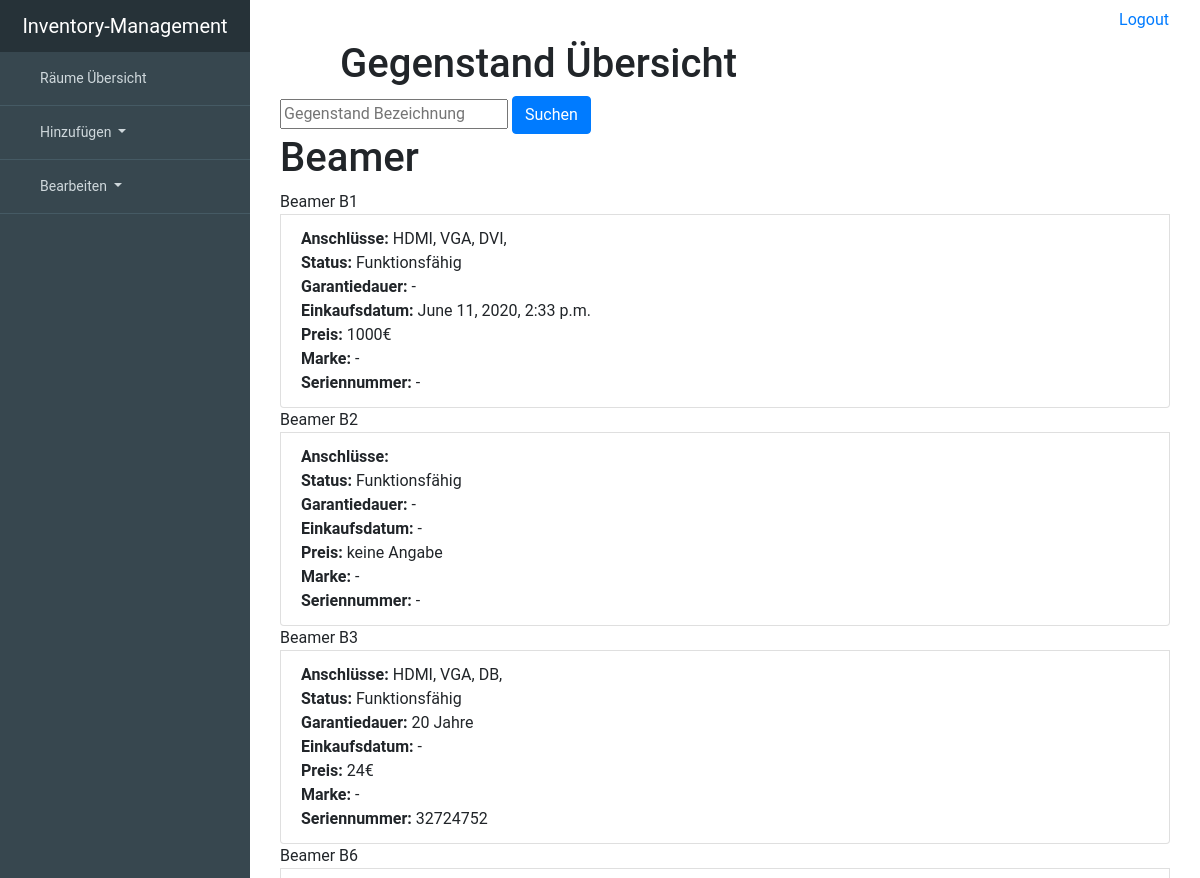
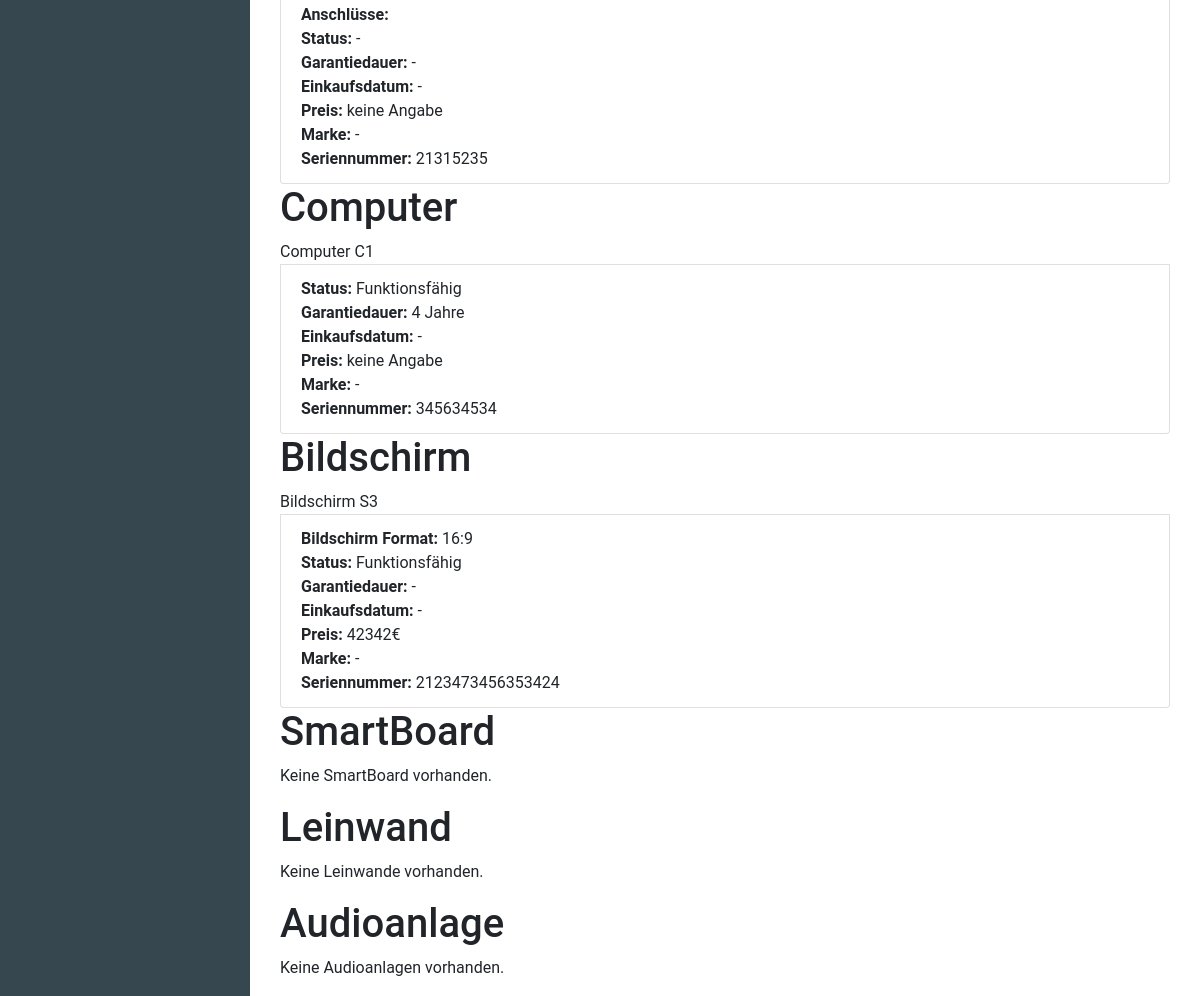
The app's page /device/all, older data (2 pictures, top to bottom).
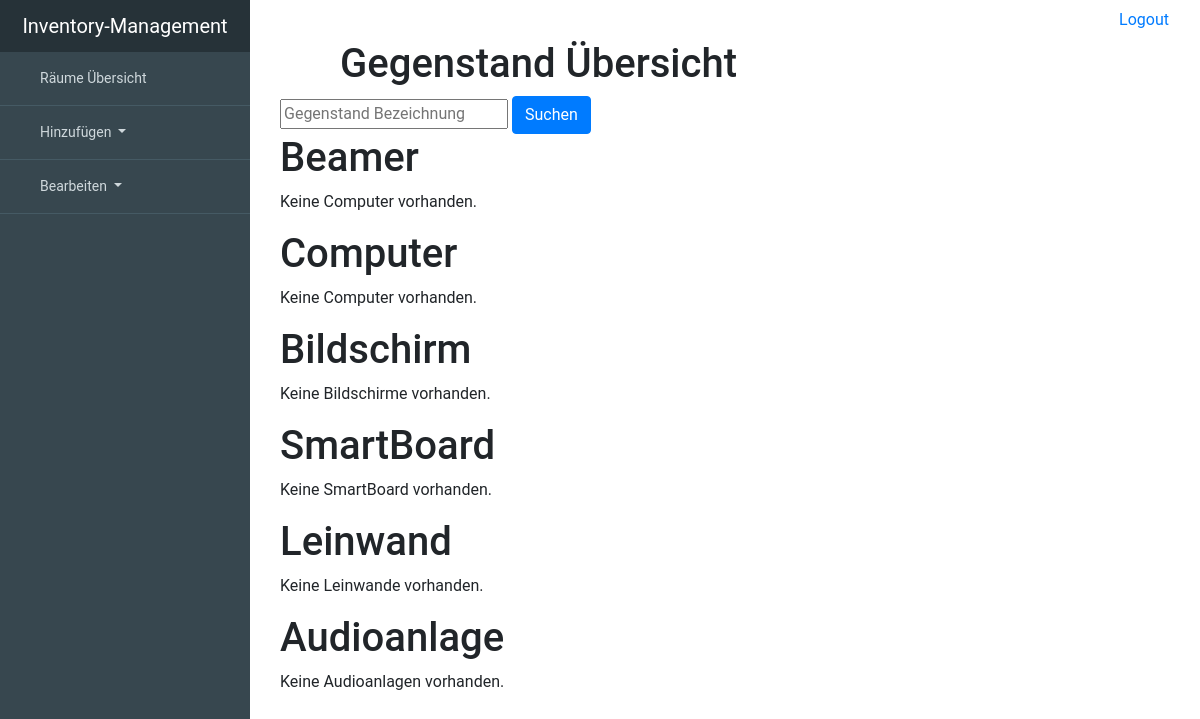
The same page, newer data.
### inventory_managementsentials/models.py (models this page shows, shortened)
class Device(models.Model):
    room = models.ForeignKey('Room', null=True, blank=True, on_delete=models.SET_NULL)
    description = models.CharField(max_length=99, unique=True, primary_key=True)
    working = 'working'
    broken = 'broken'
    status_choice = [(working, "working"), (broken, "broken")]
    status = models.CharField(choices=status_choice, max_length=7, blank=True, null=True)
    serialnumber = models.CharField(max_length=99, blank=True, null=True)
    warranty_period = models.IntegerField(blank=True, null=True)
    date_of_purchase = models.DateTimeField(blank=True, null=True)
    price = models.IntegerField(blank=True, null=True)
    brand = models.ForeignKey(Brand, on_delete=models.SET_NULL, blank=True, null=True)
    class Meta:
        abstract = True

class Beamer(Device):
    HDMI = models.BooleanField(blank=True, null=True)
    VGA = models.BooleanField(blank=True, null=True)
    DVI = models.BooleanField(blank=True, null=True)
    DB = models.BooleanField(blank=True, null=True)
    USBTypeC = models.BooleanField(blank=True, null=True)
    class Meta:
        verbose_name = "Beamer"
        verbose_name_plural = "Beamers"

class Computer(Device):
    class Meta:
        verbose_name = "Computer"
        verbose_name_plural = "Computers"

class Screen(Device):
    format43 = '4:3'
    format169 = '16:9'
    format1610 = '16:10'
    format219 = '21:9'
    screen_format_choice = [(format43, '4:3'), (format169, '16:9'), (format1610, '16:10'),
                            (format219, '21:9')]
    screen_format = models.CharField(choices=screen_format_choice, max_length=5, blank=True, null=True)
    class Meta:
        verbose_name = "Screen"
        verbose_name_plural = "Screens"

### inventory_managementsentials/views.py (the view, shortened to what this page needs)
# urls.py: url(r'^device/all$', views.DeviceView.as_view(), name='DeviceView'),
class DeviceView(generic.ListView):
    template_name = 'inventory_managementsentials/all/all_device.html'
    def get_queryset(self):
        return None
    def get_context_data(self, *, object_list=None,  **kwargs, ):
        context = super().get_context_data(**kwargs)
        context['beamer_list'] = Beamer.objects.order_by('description')
        context['computer_list'] = Computer.objects.order_by('description')
        context['screen_list'] = Screen.objects.order_by('description')
        context['smartboard_list'] = SmartBoard.objects.order_by('description')
        context['canvas_list'] = Canvas.objects.order_by('description')
        context['speakerset_list'] = SpeakerSet.objects.order_by('description')
        filter_description = self.request.GET.get('description', None)
        return context

### inventory_managementsentials/templates/inventory_managementsentials/all/all_device.html (shortened to what this page needs)
{% extends "inventory_managementsentials/base.html" %}
{% block content %}
    <div class="container">
        <header>
            <div class="editor-indent" style="margin-left: 20px; padding: 0 0 0 40px; margin-right: 50px">
                <div class="inner">
                    <h1>Gegenstand Übersicht </h1>
                </div>
            </div>
        </header>
        <form method="GET" action="/device/all">
                <input type="text" name="description" placeholder='Gegenstand Bezeichnung'>
                <button type="submit" class="btn btn-primary">Suchen</button>
            </form>
        <div class="whatever_else_you_need">
            <h1>Beamer</h1>
            {% if beamer_list %}
                {% for beamer in beamer_list %}
                    <div class="list-group">
                        <a class="list-group-itemlist-group-item-action active">Beamer {{ beamer.description }}</a>
                        <a class="list-group-item list-group-item-action"><strong>Anschlüsse:</strong>
                            {% if beamer.HDMI %}HDMI,{% endif %}
                            {% if beamer.VGA %}VGA,{% endif %}
                            {% if beamer.DVI %}DVI,{% endif %}
                            {% if beamer.DB %}DB,{% endif %}
                            {% if beamer.USBTypeC %}USBTypeC,{% endif %}<br>
                            <strong>Status:</strong>
                        {% if beamer.status == 'working' %}
                            Funktionsfähig
                        {% elif beamer.status == 'broken' %}
                            <strong>Defekt</strong>
                        {% else %}
                            -
                        {% endif %}<br>
                            <strong>Garantiedauer:</strong>
                        {% if beamer.warranty_period %}
                            {{ beamer.warranty_period }} Jahre
                        {% else %}
                            -
                        {% endif %}
                        <br>
                            <strong>Einkaufsdatum:</strong> {{ beamer.date_of_purchase|default_if_none:'-' }}<br>
                            <strong>Preis:</strong>
                        {% if beamer.price %}
                            {{ beamer.price}}€
                        {% else %}
                            keine Angabe
                        {% endif %}
                        <br>
                            <strong>Marke:</strong> {{ beamer.brand|default_if_none:'-'}}<br>
                            <strong>Seriennummer: </strong> {{ beamer.serialnumber|default_if_none:'-'}}<br>
                        </a>
                    </div>
                {% endfor %}
            {% else %}
                <p>Keine Computer vorhanden.</p>
            {% endif %}
        </div>
        <div class="whatever_else_you_need">
            <h1>Computer</h1>
            {% if computer_list %}
                {% for computer in computer_list %}
                    <div class="list-group">
                        <a class="list-group-itemlist-group-item-action active">Computer {{ computer.description }}</a>
                         <a class="list-group-item list-group-item-action">   <strong>Status:</strong>
                        {% if computer.status == 'working' %}
                            Funktionsfähig
                        {% elif computer.status == 'broken' %}
                            <strong>Defekt</strong>
                        {% else %}
                            -
                        {% endif %}<br>
                            <strong>Garantiedauer:</strong>
                        {% if computer.warranty_period %}
                            {{ computer.warranty_period }} Jahre
                        {% else %}
                            -
                        {% endif %}
                        <br>
                            <strong>Einkaufsdatum:</strong> {{ computer.date_of_purchase|default_if_none:'-' }}<br>
                            <strong>Preis:</strong>
                        {% if computer.price %}
                            {{ computer.price}}€
                        {% else %}
                            keine Angabe
                        {% endif %}
                        <br>
                            <strong>Marke:</strong> {{ computer.brand|default_if_none:'-'}}<br>
                            <strong>Seriennummer: </strong> {{ computer.serialnumber|default_if_none:'-'}}<br>
                        </a>
                    </div>
                {% endfor %}
            {% else %}
                <p>Keine Computer vorhanden.</p>
            {% endif %}
        </div>
        <div class="whatever_else_you_need">
            <h1>Bildschirm</h1>
                {% if screen_list %}
                    {% for screen in screen_list %}
                        <div class="list-group">
                            <a class="list-group-itemlist-group-item-action active">Bildschirm {{ screen.description }}</a>
                            <a class="list-group-item list-group-item-action"><strong>Bildschirm Format:</strong>
                                {{ screen.screen_format }}<br>
                                <strong>Status:</strong>
                            {% if screen.status == 'working' %}
                                Funktionsfähig
                            {% elif screen.status == 'broken' %}
                                <strong>Defekt</strong>
                            {% else %}
                                -
                            {% endif %}<br>
                                <strong>Garantiedauer:</strong>
                            {% if screen.warranty_period %}
                                {{ screen.warranty_period }} Jahre
                            {% else %}
                                -
                            {% endif %}
                            <br>
                                <strong>Einkaufsdatum:</strong> {{ screen.date_of_purchase|default_if_none:'-' }}<br>
                                <strong>Preis:</strong>
                            {% if screen.price %}
                                {{ screen.price}}€
                            {% else %}
                                keine Angabe
                            {% endif %}
                            <br>
                                <strong>Marke:</strong> {{ screen.brand|default_if_none:'-'}}<br>
                                <strong>Seriennummer: </strong> {{ screen.serialnumber|default_if_none:'-'}}<br>
                            </a>
                        </div>
                    {% endfor %}
                {% else %}
                    <p>Keine Bildschirme vorhanden.</p>
                {% endif %}
        </div>
        <div class="whatever_else_you_need">
            <h1>SmartBoard</h1>
                {% if smartboard_list %}
                    {% for smartboardin in smartboard_list %}
                        <div class="list-group">
                            <a class="list-group-itemlist-group-item-action active">smartboard{{ smartboard.description }}
                            <a class="list-group-item list-group-item-action">
                                <strong>Status:</strong>
                            {% if smartboard.status == 'working' %}
                                Funktionsfähig
                            {% elif smartboard.status == 'broken' %}
                                <strong>Defekt</strong>
                            {% else %}
                                -
                            {% endif %}<br>
                                <strong>Garantiedauer:</strong>
                            {% if smartboard.warranty_period %}
                                {{ smartboard.warranty_period }} Jahre
                            {% else %}
                                -
                            {% endif %}
                            <br>
                                <strong>Einkaufsdatum:</strong> {{ smartboard.date_of_purchase|default_if_none:'-' }}<br>
                                <strong>Preis:</strong>
                            {% if smartboard.price %}
                                {{ smartboard.price}}€
                            {% else %}
                                keine Angabe
                            {% endif %}
                            <br>
                                <strong>Marke:</strong> {{ smartboard.brand|default_if_none:'-'}}<br>
                                <strong>Seriennummer: </strong> {{ smartboard.serialnumber|default_if_none:'-'}}<br>
                            </a>
                    {% endfor %}
                    </div>
                {% else %}
                    <p>Keine SmartBoard vorhanden.</p>
                {% endif %}
        </div>
        <div class="whatever_else_you_need">
            <h1>Leinwand</h1>
            {% if canvas_list %}
                {% for canvas in canvas_list %}
                    <div class="list-group">
                        <a class="list-group-itemlist-group-item-action active">Leinwand {{ canvas.description }}</a>
                        <a class="list-group-item list-group-item-action"><strong>Leinwand Format:</strong>
                            {{ canvas.canvas_format }}
                            <strong>Status:</strong>
                        {% if canvas.status == 'working' %}
                            Funktionsfähig
                        {% elif canvas.status == 'broken' %}
                            <strong>Defekt</strong>
                        {% else %}
                            -
                        {% endif %}<br>
                            <strong>Garantiedauer:</strong>
                        {% if canvas.warranty_period %}
                            {{ canvas.warranty_period }} Jahre
                        {% else %}
                            -
                        {% endif %}
                        <br>
                            <strong>Einkaufsdatum:</strong> {{ canvas.date_of_purchase|default_if_none:'-' }}<br>
                            <strong>Preis:</strong>
                        {% if canvas.price %}
                            {{ canvas.price}}€
                        {% else %}
                            keine Angabe
                        {% endif %}
                        <br>
                            <strong>Marke:</strong> {{ canvas.brand|default_if_none:'-'}}<br>
                           <strong>Seriennummer: </strong> {{ canvas.serialnumber|default_if_none:'-'}}<br>
                        </a>
                    </div>
                {% endfor %}
            </div>
            {% else %}
                <p>Keine Leinwande vorhanden.</p>
            {% endif %}
        </div>
        <div class="whatever_else_you_need">
            <h1>Audioanlage</h1>
                {% if speakerset_list %}
                    {% for speakerset in speakerset_list %}
                        <div class="list-group">
                            <a class="list-group-itemlist-group-item-action active">speakerset {{ speakerset.description }}</a>
                            <a class="list-group-item list-group-item-action"><strong>Anzahl der Lautsprecher:</strong>
                                {{ speakerset.quantity }}
                                <strong>Status:</strong>
                            {% if speakerset.status == 'working' %}
                                Funktionsfähig
                            {% elif speakerset.status == 'broken' %}
                                <strong>Defekt</strong>
                            {% else %}
                                -
                            {% endif %}<br>
                                <strong>Garantiedauer:</strong>
                            {% if speakerset.warranty_period %}
                                {{ speakerset.warranty_period }} Jahre
                            {% else %}
                                -
                            {% endif %}
                            <br>
                                <strong>Einkaufsdatum:</strong> {{ speakerset.date_of_purchase|default_if_none:'-' }}<br>
                                <strong>Preis:</strong>
                            {% if speakerset.price %}
                                {{ speakerset.price}}€
                            {% else %}
                                keine Angabe
                            {% endif %}
                            <br>
                                <strong>Marke:</strong> {{ speakerset.brand|default_if_none:'-'}}<br>
                                <strong>Seriennummer: </strong> {{ speakerset.serialnumber|default_if_none:'-'}}<br>
                            </a>
                    {% endfor %}
                        </div>
                {% else %}
                    <p>Keine Audioanlagen vorhanden.</p>
                {% endif %}
            </div>
    </div>
{% endblock %}

Row changes from the older to the newer data that the page shows:
removed Beamer: description "B1", HDMI "HDMI,", VGA "VGA,", DVI "DVI,", status "Funktionsfähig", date_of_purchase "June 11, 2020, 2:33 p.m.", price "1000", brand "-", serialnumber "-"
removed Beamer: description "B2", status "Funktionsfähig", date_of_purchase "-", shows "keine Angabe", brand "-", serialnumber "-"
removed Beamer: description "B3", HDMI "HDMI,", VGA "VGA,", DB "DB,", status "Funktionsfähig", warranty_period "20", date_of_purchase "-", price "24", brand "-", serialnumber "32724752"
removed Beamer: description "B6", date_of_purchase "-", shows "keine Angabe", brand "-", serialnumber "21315235"
removed Computer: description "C1", status "Funktionsfähig", warranty_period "4", date_of_purchase "-", shows "keine Angabe", brand "-", serialnumber "345634534"
removed Screen: description "S3", screen_format "16:9", status "Funktionsfähig", date_of_purchase "-", price "42342", brand "-", serialnumber "2123473456353424"
Text that changed along with them:
text now shown: "Keine Computer vorhanden. Keine Computer vorhanden. Keine Bildschirme vorhanden."
